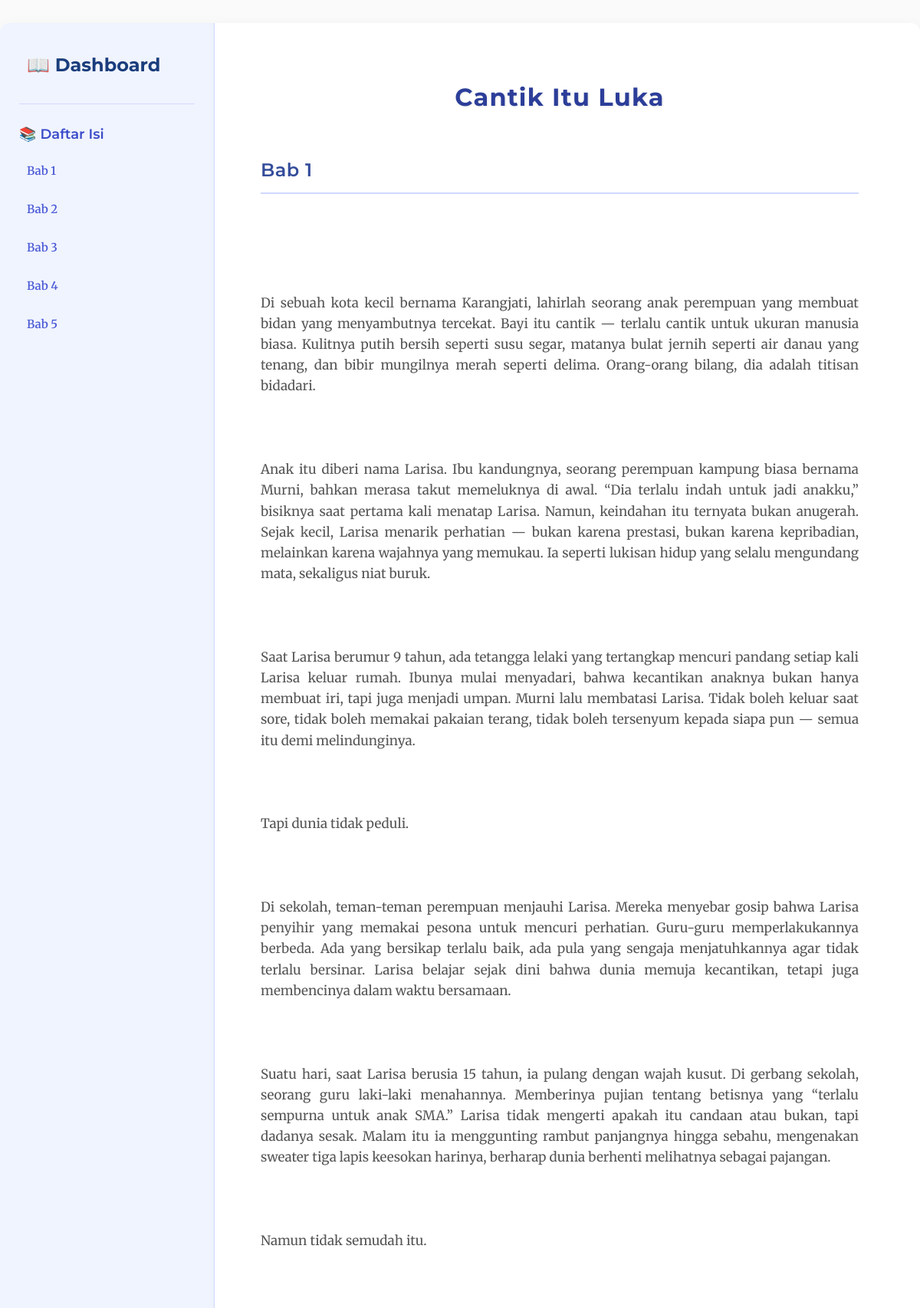
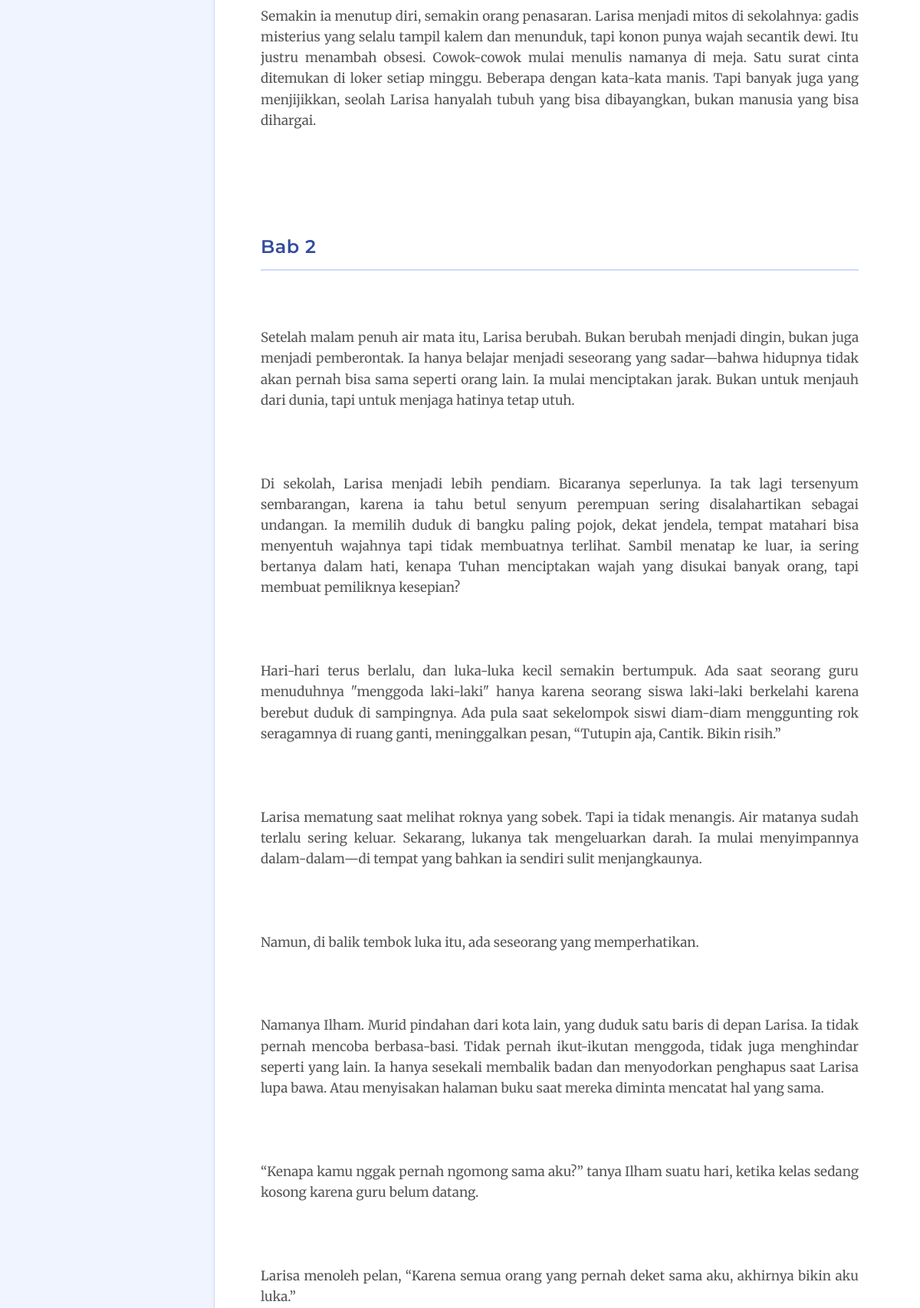
Page /baca_buku.php?id=6 (signed in, upper part) on the committed database (2 pictures, top to bottom).
### tables this page shows
CREATE TABLE `books` (
  `id_book` int(11) NOT NULL,
  `judul` varchar(255) NOT NULL,
  `penulis` varchar(100) NOT NULL,
  `tahun_terbit` year(4) NOT NULL,
  `id_kategori` int(11) DEFAULT NULL,
  `cover` varchar(255) DEFAULT NULL,
  `deskripsi` text DEFAULT NULL,
  `isi_buku` longtext DEFAULT NULL
);

### baca_buku.php (the view, shortened to what this page needs)
<?php
require "db.php";
$id = (int)$_GET['id'];
$result = $conn->query("SELECT * FROM books WHERE id_book = $id");
$book = $result->fetch_assoc();
$isiBuku = $book['isi_buku'];
$babList = preg_split('/###\s*(Bab\s+\d+)/i', $isiBuku, -1, PREG_SPLIT_DELIM_CAPTURE | PREG_SPLIT_NO_EMPTY);
?>
<!DOCTYPE html>
<html lang="id">
<head>
</head>
<body>
  <div class="container">
    <div class="sidebar">
      <a href="dashboard_user.php" style="text-decoration: none; color: #1a3d7c;">
        <h2 style="margin-top: 0; font-size: 24px;">📖 Dashboard</h2>
      </a>
      <hr style="border: none; border-top: 1px solid #d1d9ff; margin: 10px 0 25px;">
      <h3>📚 Daftar Isi</h3>
      <ul>
        <?php
        for ($i = 0; $i < count($babList); $i += 2):
            $judulBab = isset($babList[$i]) ? htmlspecialchars($babList[$i]) : '';
            $idAnchor = strtolower(str_replace(' ', '-', $judulBab));
        ?>
            <li><a href="#<?= $idAnchor ?>"><?= $judulBab ?></a></li>
        <?php endfor; ?>
      </ul>
    </div>
    <div class="content">
      <h1><?= htmlspecialchars($book['judul']) ?></h1>
      <?php
      for ($i = 0; $i < count($babList); $i += 2):
          $judulBab = isset($babList[$i]) ? htmlspecialchars($babList[$i]) : '';
          $idAnchor = strtolower(str_replace(' ', '-', $judulBab));
          $isiBab = isset($babList[$i+1]) ? nl2br(htmlspecialchars($babList[$i+1])) : '';
      ?>
          <h2 id="<?= $idAnchor ?>"><?= $judulBab ?></h2>
          <p><?= $isiBab ?></p>
      <?php endfor; ?>
    </div>
  </div>
</body>
</html>

### baca_buku.php (style rules this page uses)
* { box-sizing: border-box; }
body { font-family: 'Merriweather', serif; margin: 0; padding: 0; background: #fafafa; color: #444; scroll-behavior: smooth; line-height: 1.6; }
.container { display: flex; height: 100vh; background: white; max-width: 1200px; margin: 30px auto; border-radius: 12px; box-shadow: 0 12px 25px rgba(0,0,0,0.1); overflow: hidden; }
.sidebar { width: 280px; background: #f0f4ff; padding: 30px 25px; border-right: 1px solid #d1d9ff; position: sticky; top: 30px; height: 100vh; overflow-y: auto; box-shadow: inset -3px 0 8px -4px rgba(0,0,0,0.05); border-top-left-radius: 12px; border-bottom-left-radius: 12px; }
.sidebar h2 { font-family: 'Montserrat', sans-serif; font-weight: 700; font-size: 24px; margin: 0 0 15px; color: #1a3d7c; user-select: none; }
.sidebar h3 { font-family: 'Montserrat', sans-serif; font-weight: 600; font-size: 18px; margin-bottom: 15px; color: #3b4cca; }
.sidebar ul { list-style: none; padding-left: 0; margin: 0; }
.sidebar li { margin-bottom: 14px; }
.sidebar a { color: #4a5ad6; text-decoration: none; font-weight: 600; font-size: 15px; display: block; padding: 6px 10px; border-radius: 6px; transition: background-color 0.25s, color 0.25s; }
.content { flex-grow: 1; padding: 50px 60px; max-width: 900px; overflow-y: auto; }
.content h1 { font-family: 'Montserrat', sans-serif; color: #2c3e99; text-align: center; margin-bottom: 50px; font-weight: 700; letter-spacing: 1.2px; text-shadow: 1px 1px 3px rgba(0,0,0,0.1); }
.content h2 { color: #344d9a; margin-top: 50px; border-bottom: 2px solid #d0d9ff; padding-bottom: 10px; font-family: 'Montserrat', sans-serif; font-weight: 600; letter-spacing: 0.5px; }
.content p { font-size: 17px; color: #555; margin-top: 12px; text-align: justify; white-space: pre-wrap; }

### rows in the picture
books: isi_buku "Bab 1", isi_buku "Bab 2", isi_buku "Bab 3", isi_buku "Bab 4", isi_buku "Bab 5", judul "Cantik Itu Luka", isi_buku "Di sebuah kota kecil bernama Karangjati, lahirlah seorang anak perempuan yang membuat bidan yang menyambutnya tercekat. Bayi itu cantik — terlalu cantik untuk ukuran manusia biasa. Kulitnya putih bersih seperti susu segar, matanya bulat jernih seperti air danau yang tenang, dan bibir mungilnya merah seperti delima. Orang-orang bilang, dia adalah titisan bidadari. Anak itu diberi nama Larisa. Ibu kandungnya, seorang perempuan kampung biasa bernama Murni, bahkan merasa takut memeluknya di awal. “Dia terlalu indah untuk jadi anakku,” bisiknya saat pertama kali menatap Larisa. Namun, keindahan itu ternyata bukan anugerah. Sejak kecil, Larisa menarik perhatian — bukan karena prestasi, bukan…", isi_buku "Setelah malam penuh air mata itu, Larisa berubah. Bukan berubah menjadi dingin, bukan juga menjadi pemberontak. Ia hanya belajar menjadi seseorang yang sadar—bahwa hidupnya tidak akan pernah bisa sama seperti orang lain. Ia mulai menciptakan jarak. Bukan untuk menjauh dari dunia, tapi untuk menjaga hatinya tetap utuh. Di sekolah, Larisa menjadi lebih pendiam. Bicaranya seperlunya. Ia tak lagi tersenyum sembarangan, karena ia tahu betul senyum perempuan sering disalahartikan sebagai undangan. Ia memilih duduk di bangku paling pojok, dekat jendela, tempat matahari bisa menyentuh wajahnya tapi tidak membuatnya terlihat. Sambil menatap ke luar, ia sering bertanya dalam hati, kenapa Tuhan…"
